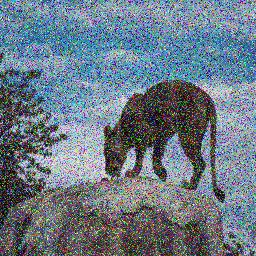
%> input picture MatlabCode/PictureClean/noise_image.jpg, 256 x 256 px
$ octave DPSKPcitureDenoiseNormal.m   (GNU Octave 9; MATLAB toolbox functions it lacks are replaced by stand-ins)
%> lines starting %> are read from the running program, lines starting %| are printed output that depends on the picture
I   = imread("noise_image.jpg");
%> I is the input picture: size 256x256x3 uint8; mean R, G, B 107.6, 121.4, 134.1
[noisyR,noisyG,noisyB] = imsplit(I);
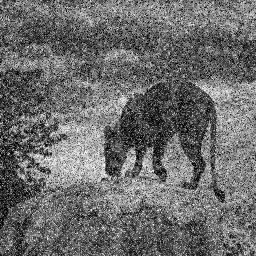
%> noisyR: size 256x256 uint8; min 0, max 255, mean 107.6
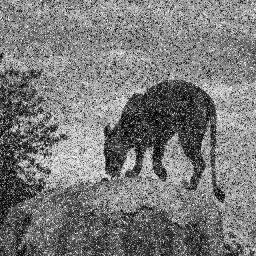
%> noisyG: size 256x256 uint8; min 0, max 255, mean 121.4
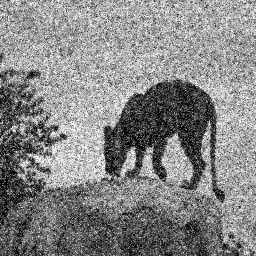
%> noisyB: size 256x256 uint8; min 0, max 255, mean 134.1
%> (the run ends here)
